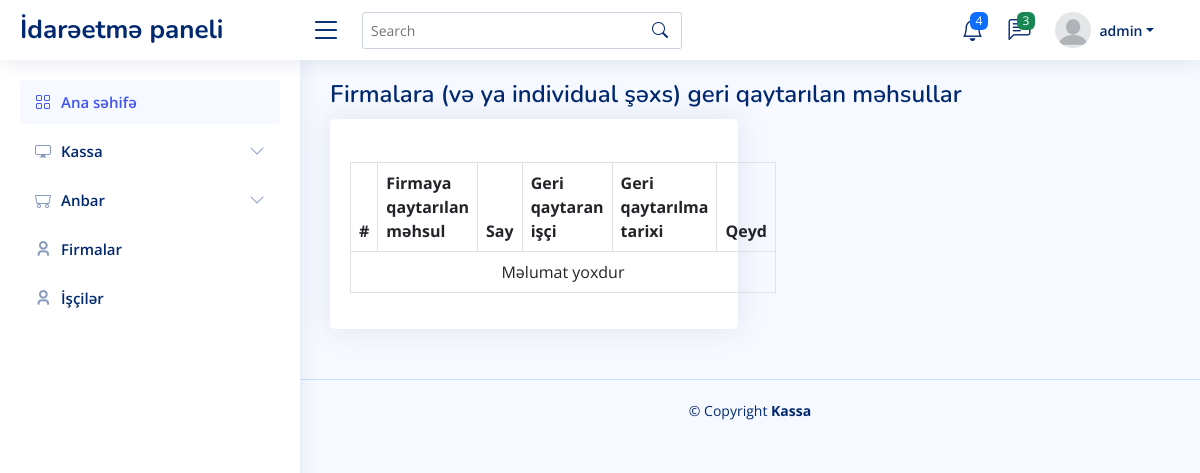
The page /warehouse/firm/purchase_refund (signed in) on the database its author committed.
### user/models.py (models this page shows, shortened)
class User(DateTimeLog, AbstractUser):
    profile_picture = models.ImageField(verbose_name='Profil şəkil', upload_to='images/user', null=True, default='images/user/profilepictures.png')
    is_manager = models.BooleanField(default=False)
    is_deleted = models.BooleanField(default=False)
    def __str__(self):
        return self.username
    class Meta:
        verbose_name = 'İşçi'
        verbose_name_plural = 'İşçilər'

### pos/views.py (the view)
# urls.py: path('warehouse/firm/purchase_refund', views.PurchaseProductRefundView.as_view(), name='warehouse_firm_purchase_refund'),
class PurchaseProductRefundView(ListView):
    template_name = 'pos/warehouse_firm_purchase_product_refund.html'
    queryset = PurchaseProductRefund.get_all_related()
    def get_context_data(self, *, object_list=None, **kwargs):
        context = super().get_context_data()
        context['purchase_product_refund_fields'] = PurchaseProductRefund.get_table_fields()
        return context

### log/models.py (called while the page is built)
    @classmethod
    def get_table_fields(cls):
        arr = ['id']
        fields = [field for field in cls._meta.fields if field.name not in arr]
        return fields

### templates/pos/warehouse_firm_purchase_product_refund.html
{% extends 'pos/index.html' %}
{% block main %}
    <div class="pagetitle">
        <h1>Firmalara (və ya individual şəxs) geri qaytarılan məhsullar</h1>
    </div>
    <section class="section">
      <div class="row">
        <div class="col-lg-6">
                <div class="card">
                    <div class="card-body table-wrapper-scroll-y my-custom-scrollbar h-25">
                        <h5 class="card-title"></h5>
                        <table class="table table-bordered">
                            <thead>
                                <tr>
                                    <th scope="col">#</th>
                                    {% for purchase_product_refund_field in purchase_product_refund_fields %}
                                        <th scope="col">{{ purchase_product_refund_field.verbose_name }}</th>
                                    {% endfor %}
                                </tr>
                            </thead>
                            <tbody>
                                {% for purchase_product in object_list %}
                                    <tr>
                                        <td>{{ forloop.counter }}</td>
                                        <td>{{ purchase_product.product }}</td>
                                        <td>{{ purchase_product.product.firm }}</td>
                                        <td>{{ purchase_product.employee }}</td>
                                        <td>{{ purchase_product.date }}</td>
                                        <td>{{ purchase_product.product.measure }}</td>
                                        <td>{{ purchase_product.quantity }}</td>
                                    </tr>
                                {% empty %}
                                    <tr>
                                        <td colspan="7" class="text-center">Məlumat yoxdur</td>
                                    </tr>
                                {% endfor %}
                            </tbody>
                        </table>
                    </div>
                </div>
            </div>
      </div>
    </section>
{% endblock %}

### templates/partials/header.html (shortened to what this page needs)
  <header id="header" class="header fixed-top d-flex align-items-center">
    <div class="d-flex align-items-center justify-content-between">
      <a class="logo d-flex align-items-center">
        <span class="d-none d-lg-block">İdarəetmə paneli</span>
      </a>
      <i class="bi bi-list toggle-sidebar-btn"></i>
    </div>
    <div class="search-bar">
      <form class="search-form d-flex align-items-center" method="POST" action="#">
        <input type="text" name="query" placeholder="Search" title="Enter search keyword">
        <button type="submit" title="Search"><i class="bi bi-search"></i></button>
      </form>
    </div>
    <nav class="header-nav ms-auto">
      <ul class="d-flex align-items-center" style="margin-right: 30px;">
        <li class="nav-item dropdown">
          <a class="nav-link nav-icon" href="#" data-bs-toggle="dropdown">
            <i class="bi bi-bell"></i>
            <span class="badge bg-primary badge-number">4</span>
          </a>
        </li>
        <li class="nav-item dropdown">
          <a class="nav-link nav-icon" href="#" data-bs-toggle="dropdown">
            <i class="bi bi-chat-left-text"></i>
            <span class="badge bg-success badge-number">3</span>
          </a>
        </li>
        <li class="nav-item dropdown pe-3">
          <a class="nav-link nav-profile d-flex align-items-center pe-0" href="#" data-bs-toggle="dropdown">
            <img src="{{ user.profile_picture.url }}" alt="Profile" class="rounded-circle">
            <span class="d-none d-md-block dropdown-toggle ps-2">{{ user }}</span>
          </a>
        </li>
      </ul>
    </nav>
  </header>

### static/assets/css/style.css (style rules this page uses)
:root { scroll-behavior: smooth; }
body { font-family: "Open Sans", sans-serif; background: #f6f9ff; color: #444444; }
a { color: #4154f1; text-decoration: none; }
h1, h2, h3, h4, h5, h6 { font-family: "Nunito", sans-serif; }
.pagetitle { margin-bottom: 10px; }
.pagetitle h1 { font-size: 24px; margin-bottom: 0; font-weight: 600; color: #012970; }
.card { margin-bottom: 30px; border: none; border-radius: 5px; box-shadow: 0px 0 30px rgba(1, 41, 112, 0.1); }
.card-title { padding: 20px 0 15px 0; font-size: 18px; font-weight: 500; color: #012970; font-family: "Poppins", sans-serif; }
.card-body { padding: 0 20px 20px 20px; }
.logo { line-height: 1; }
@media (min-width: 1200px) { .logo { width: 280px; } }
.logo span { font-size: 26px; font-weight: 700; color: #012970; font-family: "Nunito", sans-serif; }
.header { transition: all 0.5s; z-index: 997; height: 60px; box-shadow: 0px 2px 20px rgba(1, 41, 112, 0.1); background-color: #fff; padding-left: 20px; }
.header .toggle-sidebar-btn { font-size: 32px; padding-left: 10px; cursor: pointer; color: #012970; }
.header .search-bar { min-width: 360px; padding: 0 20px; }
.header .search-form { width: 100%; }
.header .search-form input { border: 0; font-size: 14px; color: #012970; border: 1px solid rgba(1, 41, 112, 0.2); padding: 7px 38px 7px 8px; border-radius: 3px; transition: 0.3s; width: 100%; }
.header .search-form button { border: 0; padding: 0; margin-left: -30px; background: none; }
.header .search-form button i { color: #012970; }
.header-nav ul { list-style: none; }
.header-nav>ul { margin: 0; padding: 0; }
.header-nav .nav-icon { font-size: 22px; color: #012970; margin-right: 25px; position: relative; }
.header-nav .nav-profile { color: #012970; }
.header-nav .nav-profile img { max-height: 36px; }
.header-nav .nav-profile span { font-size: 14px; font-weight: 600; }
.header-nav .badge-number { position: absolute; inset: -2px -5px auto auto; font-weight: normal; font-size: 12px; padding: 3px 6px; }

### rows shown on the page
User: profile_picture (picture), username "admin"

### other values the page prints
{{ purchase_product_refund_field.verbose_name }} "Firmaya qaytarılan məhsul" "Say" "Geri qaytaran işçi" "Geri qaytarılma tarixi" "Qeyd"
